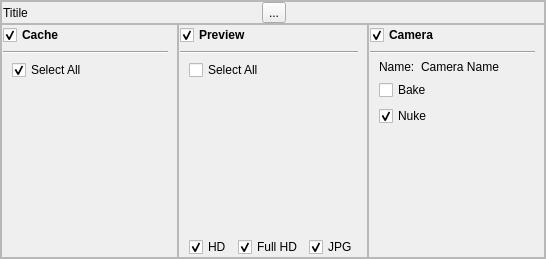
<?xml version="1.0" encoding="UTF-8"?>
<ui version="4.0">
 <class>Frame</class>
 <widget class="QFrame" name="Frame">
  <property name="geometry">
   <rect>
    <x>0</x>
    <y>0</y>
    <width>546</width>
    <height>259</height>
   </rect>
  </property>
  <property name="windowTitle">
   <string>Frame</string>
  </property>
  <property name="frameShape">
   <enum>QFrame::StyledPanel</enum>
  </property>
  <property name="frameShadow">
   <enum>QFrame::Plain</enum>
  </property>
  <layout class="QVBoxLayout" name="verticalLayout">
   <property name="spacing">
    <number>0</number>
   </property>
   <property name="margin">
    <number>0</number>
   </property>
   <item>
    <widget class="QFrame" name="titleBox">
     <property name="frameShape">
      <enum>QFrame::StyledPanel</enum>
     </property>
     <property name="frameShadow">
      <enum>QFrame::Plain</enum>
     </property>
     <layout class="QHBoxLayout" name="horizontalLayout">
      <property name="leftMargin">
       <number>1</number>
      </property>
      <property name="topMargin">
       <number>0</number>
      </property>
      <property name="rightMargin">
       <number>0</number>
      </property>
      <property name="bottomMargin">
       <number>0</number>
      </property>
      <item>
       <widget class="QLabel" name="titleLabel">
        <property name="text">
         <string>Titile</string>
        </property>
       </widget>
      </item>
      <item>
       <spacer name="horizontalSpacer_2">
        <property name="orientation">
         <enum>Qt::Horizontal</enum>
        </property>
        <property name="sizeHint" stdset="0">
         <size>
          <width>40</width>
          <height>20</height>
         </size>
        </property>
       </spacer>
      </item>
      <item>
       <widget class="QToolButton" name="switchButton">
        <property name="text">
         <string>...</string>
        </property>
       </widget>
      </item>
      <item>
       <spacer name="horizontalSpacer">
        <property name="orientation">
         <enum>Qt::Horizontal</enum>
        </property>
        <property name="sizeHint" stdset="0">
         <size>
          <width>40</width>
          <height>20</height>
         </size>
        </property>
       </spacer>
      </item>
      <item>
       <widget class="QLabel" name="iconLabel">
        <property name="minimumSize">
         <size>
          <width>25</width>
          <height>0</height>
         </size>
        </property>
        <property name="text">
         <string/>
        </property>
       </widget>
      </item>
     </layout>
    </widget>
   </item>
   <item>
    <widget class="QFrame" name="mainBox">
     <property name="frameShape">
      <enum>QFrame::NoFrame</enum>
     </property>
     <property name="frameShadow">
      <enum>QFrame::Plain</enum>
     </property>
     <layout class="QHBoxLayout" name="horizontalLayout_2">
      <property name="spacing">
       <number>0</number>
      </property>
      <property name="margin">
       <number>0</number>
      </property>
      <item>
       <widget class="QFrame" name="frame_2">
        <property name="sizePolicy">
         <sizepolicy hsizetype="Expanding" vsizetype="Expanding">
          <horstretch>0</horstretch>
          <verstretch>0</verstretch>
         </sizepolicy>
        </property>
        <property name="frameShape">
         <enum>QFrame::StyledPanel</enum>
        </property>
        <property name="frameShadow">
         <enum>QFrame::Plain</enum>
        </property>
        <layout class="QVBoxLayout" name="verticalLayout_4">
         <property name="leftMargin">
          <number>1</number>
         </property>
         <property name="topMargin">
          <number>0</number>
         </property>
         <property name="rightMargin">
          <number>9</number>
         </property>
         <property name="bottomMargin">
          <number>0</number>
         </property>
         <item>
          <widget class="QCheckBox" name="cacheButton">
           <property name="font">
            <font>
             <weight>75</weight>
             <bold>true</bold>
            </font>
           </property>
           <property name="styleSheet">
            <string notr="true"/>
           </property>
           <property name="text">
            <string>Cache</string>
           </property>
           <property name="checked">
            <bool>true</bool>
           </property>
          </widget>
         </item>
         <item>
          <widget class="Line" name="line">
           <property name="orientation">
            <enum>Qt::Horizontal</enum>
           </property>
          </widget>
         </item>
         <item>
          <layout class="QHBoxLayout" name="horizontalLayout_4">
           <property name="leftMargin">
            <number>9</number>
           </property>
           <item>
            <widget class="QCheckBox" name="cSelectAllButton">
             <property name="text">
              <string>Select All</string>
             </property>
             <property name="checked">
              <bool>true</bool>
             </property>
            </widget>
           </item>
          </layout>
         </item>
         <item>
          <widget class="QScrollArea" name="scrollArea">
           <property name="frameShape">
            <enum>QFrame::NoFrame</enum>
           </property>
           <property name="widgetResizable">
            <bool>true</bool>
           </property>
           <widget class="QWidget" name="scrollAreaWidgetContents">
            <property name="geometry">
             <rect>
              <x>0</x>
              <y>0</y>
              <width>169</width>
              <height>176</height>
             </rect>
            </property>
            <layout class="QVBoxLayout" name="verticalLayout_10">
             <property name="margin">
              <number>0</number>
             </property>
             <item>
              <layout class="QVBoxLayout" name="objectLayout">
               <property name="leftMargin">
                <number>9</number>
               </property>
              </layout>
             </item>
             <item>
              <layout class="QVBoxLayout" name="verticalLayout_6">
               <item>
                <spacer name="verticalSpacer_2">
                 <property name="orientation">
                  <enum>Qt::Vertical</enum>
                 </property>
                 <property name="sizeHint" stdset="0">
                  <size>
                   <width>20</width>
                   <height>40</height>
                  </size>
                 </property>
                </spacer>
               </item>
              </layout>
             </item>
            </layout>
           </widget>
          </widget>
         </item>
        </layout>
       </widget>
      </item>
      <item>
       <widget class="QFrame" name="frame_3">
        <property name="sizePolicy">
         <sizepolicy hsizetype="Expanding" vsizetype="Expanding">
          <horstretch>0</horstretch>
          <verstretch>0</verstretch>
         </sizepolicy>
        </property>
        <property name="frameShape">
         <enum>QFrame::StyledPanel</enum>
        </property>
        <property name="frameShadow">
         <enum>QFrame::Plain</enum>
        </property>
        <layout class="QVBoxLayout" name="verticalLayout_3">
         <property name="leftMargin">
          <number>1</number>
         </property>
         <property name="topMargin">
          <number>0</number>
         </property>
         <property name="rightMargin">
          <number>9</number>
         </property>
         <property name="bottomMargin">
          <number>0</number>
         </property>
         <item>
          <widget class="QCheckBox" name="previewButton">
           <property name="font">
            <font>
             <weight>75</weight>
             <bold>true</bold>
            </font>
           </property>
           <property name="styleSheet">
            <string notr="true"/>
           </property>
           <property name="text">
            <string>Preview</string>
           </property>
           <property name="checked">
            <bool>true</bool>
           </property>
          </widget>
         </item>
         <item>
          <widget class="Line" name="line_2">
           <property name="orientation">
            <enum>Qt::Horizontal</enum>
           </property>
          </widget>
         </item>
         <item>
          <layout class="QHBoxLayout" name="horizontalLayout_5">
           <property name="leftMargin">
            <number>9</number>
           </property>
           <item>
            <widget class="QCheckBox" name="pSelectAllButton">
             <property name="text">
              <string>Select All</string>
             </property>
            </widget>
           </item>
          </layout>
         </item>
         <item>
          <widget class="QScrollArea" name="scrollArea_2">
           <property name="sizePolicy">
            <sizepolicy hsizetype="Expanding" vsizetype="Expanding">
             <horstretch>0</horstretch>
             <verstretch>0</verstretch>
            </sizepolicy>
           </property>
           <property name="frameShape">
            <enum>QFrame::NoFrame</enum>
           </property>
           <property name="widgetResizable">
            <bool>true</bool>
           </property>
           <widget class="QWidget" name="scrollAreaWidgetContents_2">
            <property name="geometry">
             <rect>
              <x>0</x>
              <y>0</y>
              <width>170</width>
              <height>151</height>
             </rect>
            </property>
            <layout class="QVBoxLayout" name="verticalLayout_9">
             <property name="margin">
              <number>0</number>
             </property>
             <item>
              <layout class="QVBoxLayout" name="layerLayout">
               <property name="leftMargin">
                <number>9</number>
               </property>
              </layout>
             </item>
             <item>
              <layout class="QVBoxLayout" name="verticalLayout_8">
               <item>
                <spacer name="verticalSpacer_3">
                 <property name="orientation">
                  <enum>Qt::Vertical</enum>
                 </property>
                 <property name="sizeHint" stdset="0">
                  <size>
                   <width>20</width>
                   <height>40</height>
                  </size>
                 </property>
                </spacer>
               </item>
              </layout>
             </item>
            </layout>
           </widget>
          </widget>
         </item>
         <item>
          <layout class="QHBoxLayout" name="horizontalLayout_3">
           <property name="leftMargin">
            <number>9</number>
           </property>
           <item>
            <widget class="QCheckBox" name="hdButton">
             <property name="text">
              <string>HD</string>
             </property>
             <property name="checked">
              <bool>true</bool>
             </property>
            </widget>
           </item>
           <item>
            <widget class="QCheckBox" name="fullHdButton">
             <property name="text">
              <string>Full HD</string>
             </property>
             <property name="checked">
              <bool>true</bool>
             </property>
            </widget>
           </item>
           <item>
            <widget class="QCheckBox" name="jpgButton">
             <property name="text">
              <string>JPG</string>
             </property>
             <property name="checked">
              <bool>true</bool>
             </property>
            </widget>
           </item>
          </layout>
         </item>
        </layout>
       </widget>
      </item>
      <item>
       <widget class="QFrame" name="frame_4">
        <property name="sizePolicy">
         <sizepolicy hsizetype="Expanding" vsizetype="Expanding">
          <horstretch>0</horstretch>
          <verstretch>0</verstretch>
         </sizepolicy>
        </property>
        <property name="frameShape">
         <enum>QFrame::StyledPanel</enum>
        </property>
        <property name="frameShadow">
         <enum>QFrame::Plain</enum>
        </property>
        <layout class="QVBoxLayout" name="verticalLayout_2">
         <property name="leftMargin">
          <number>1</number>
         </property>
         <property name="topMargin">
          <number>0</number>
         </property>
         <property name="rightMargin">
          <number>9</number>
         </property>
         <property name="bottomMargin">
          <number>0</number>
         </property>
         <item>
          <widget class="QCheckBox" name="cameraButton">
           <property name="font">
            <font>
             <weight>75</weight>
             <bold>true</bold>
            </font>
           </property>
           <property name="styleSheet">
            <string notr="true"/>
           </property>
           <property name="text">
            <string>Camera</string>
           </property>
           <property name="checked">
            <bool>true</bool>
           </property>
          </widget>
         </item>
         <item>
          <widget class="Line" name="line_3">
           <property name="orientation">
            <enum>Qt::Horizontal</enum>
           </property>
          </widget>
         </item>
         <item>
          <layout class="QVBoxLayout" name="verticalLayout_5">
           <property name="leftMargin">
            <number>9</number>
           </property>
           <item>
            <layout class="QHBoxLayout" name="horizontalLayout_6">
             <item>
              <widget class="QLabel" name="label">
               <property name="text">
                <string>Name:</string>
               </property>
              </widget>
             </item>
             <item>
              <widget class="QLabel" name="cameraNameLabel">
               <property name="sizePolicy">
                <sizepolicy hsizetype="Expanding" vsizetype="Preferred">
                 <horstretch>0</horstretch>
                 <verstretch>0</verstretch>
                </sizepolicy>
               </property>
               <property name="text">
                <string>Camera Name</string>
               </property>
              </widget>
             </item>
            </layout>
           </item>
           <item>
            <widget class="QCheckBox" name="bakeButton">
             <property name="text">
              <string>Bake</string>
             </property>
            </widget>
           </item>
           <item>
            <widget class="QCheckBox" name="nukeButton">
             <property name="text">
              <string>Nuke</string>
             </property>
             <property name="checked">
              <bool>true</bool>
             </property>
            </widget>
           </item>
          </layout>
         </item>
         <item>
          <spacer name="verticalSpacer">
           <property name="orientation">
            <enum>Qt::Vertical</enum>
           </property>
           <property name="sizeHint" stdset="0">
            <size>
             <width>20</width>
             <height>40</height>
            </size>
           </property>
          </spacer>
         </item>
        </layout>
       </widget>
      </item>
     </layout>
    </widget>
   </item>
  </layout>
 </widget>
 <resources/>
 <connections/>
</ui>
